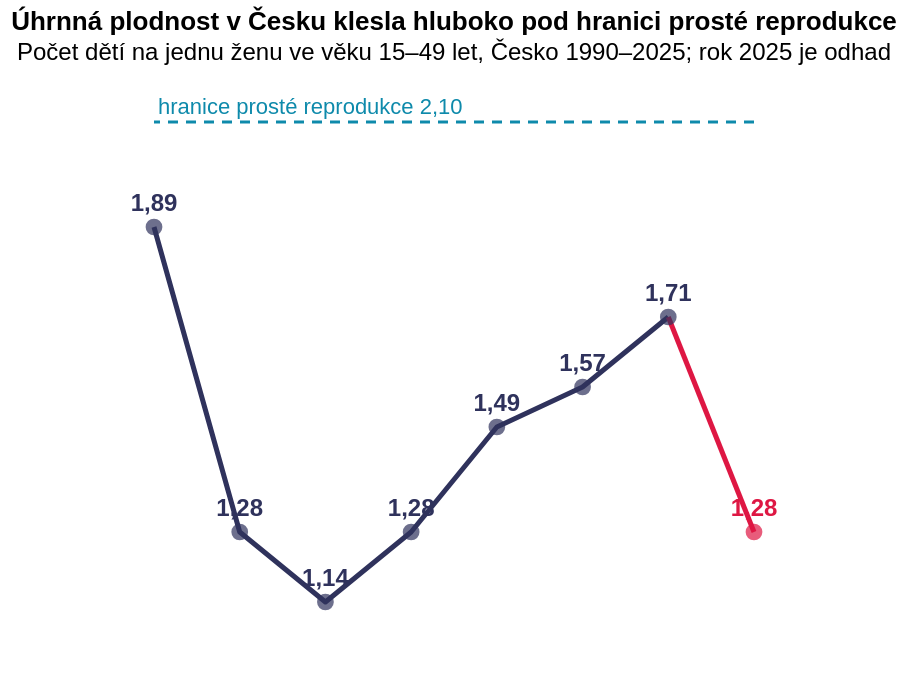

Vega-Lite specification for this chart:
### Vega-Lite specification from a JSON file in a GitHub repository (floating-point values rounded to 4 significant figures)
{"$schema": "https://vega.github.io/schema/vega-lite/v5.json", "title": {"text": "Úhrnná plodnost v Česku klesla hluboko pod hranici prosté reprodukce", "subtitle": "Počet dětí na jednu ženu ve věku 15–49 let, Česko 1990–2025; rok 2025 je odhad"}, "_source": "[ČSÚ, časové řady úhrnné plodnosti](https://csu.gov.cz/produkty/oby_cr); rok 2025 odhad (kulatý stůl Poslanecké sněmovny, 27. 4. 2026)", "height": 300, "data": {"values": [{"rok": 1990, "tfr": 1.89, "label": "1,89", "typ": "data", "predstava": "asi 19 dětí na 10 žen"}, {"rok": 1995, "tfr": 1.28, "label": "1,28", "typ": "data", "predstava": "zhruba 5 dětí na 4 ženy"}, {"rok": 2000, "tfr": 1.14, "label": "1,14", "typ": "data", "predstava": "asi 8 dětí na 7 žen"}, {"rok": 2005, "tfr": 1.28, "label": "1,28", "typ": "data", "predstava": "zhruba 5 dětí na 4 ženy"}, {"rok": 2010, "tfr": 1.49, "label": "1,49", "typ": "data", "predstava": "skoro 3 děti na 2 ženy"}, {"rok": 2015, "tfr": 1.57, "label": "1,57", "typ": "data", "predstava": "asi 11 dětí na 7 žen"}, {"rok": 2020, "tfr": 1.71, "label": "1,71", "typ": "data", "predstava": "asi 12 dětí na 7 žen"}, {"rok": 2025, "tfr": 1.28, "label": "1,28", "typ": "odhad", "predstava": "zhruba 5 dětí na 4 ženy"}]}, "layer": [{"data": {"values": [{}]}, "mark": {"type": "rule", "strokeDash": [5, 4], "stroke": "#0e8aab", "strokeWidth": 1.5}, "encoding": {"y": {"datum": 2.1, "type": "quantitative", "scale": {"domain": [1.0, 2.2]}}}}, {"data": {"values": [{}]}, "mark": {"type": "text", "align": "left", "dx": 2, "dy": -7, "color": "#0e8aab", "fontSize": 11}, "encoding": {"x": {"datum": 1990, "type": "quantitative", "scale": {"domain": [1990, 2025]}}, "y": {"datum": 2.1, "type": "quantitative", "scale": {"domain": [1.0, 2.2]}}, "text": {"value": "hranice prosté reprodukce 2,10"}}}, {"transform": [{"filter": "datum.rok <= 2020"}], "mark": {"type": "line", "stroke": "#2f325c", "strokeWidth": 2.5, "strokeJoin": "round"}, "encoding": {"x": {"field": "rok", "type": "quantitative", "title": null, "scale": {"domain": [1990, 2025], "nice": false}, "axis": {"format": "d", "values": [1990, 1995, 2000, 2005, 2010, 2015, 2020, 2025], "grid": false, "domain": false, "ticks": false, "labelAngle": 0}}, "y": {"field": "tfr", "type": "quantitative", "title": null, "scale": {"domain": [1.0, 2.2]}, "axis": {"grid": true, "gridColor": "#e8e8dc", "domain": false, "ticks": false, "values": [1.0, 1.3, 1.6, 1.9, 2.2], "format": ".1f"}}}}, {"transform": [{"filter": "datum.rok >= 2020"}], "mark": {"type": "line", "stroke": "#de1743", "strokeWidth": 2.5, "strokeJoin": "round"}, "encoding": {"x": {"field": "rok", "type": "quantitative", "scale": {"domain": [1990, 2025], "nice": false}, "axis": null}, "y": {"field": "tfr", "type": "quantitative", "scale": {"domain": [1.0, 2.2]}, "axis": null}}}, {"mark": {"type": "point", "filled": true, "size": 70}, "encoding": {"x": {"field": "rok", "type": "quantitative", "scale": {"domain": [1990, 2025], "nice": false}, "axis": null}, "y": {"field": "tfr", "type": "quantitative", "scale": {"domain": [1.0, 2.2]}, "axis": null}, "color": {"field": "typ", "type": "nominal", "scale": {"domain": ["data", "odhad"], "range": ["#2f325c", "#de1743"]}, "legend": null}, "tooltip": [{"field": "rok", "type": "quantitative", "title": "Rok", "format": "d"}, {"field": "label", "type": "nominal", "title": "Dětí na ženu"}, {"field": "predstava", "type": "nominal", "title": "Pro představu"}]}}, {"mark": {"type": "text", "dy": -12, "fontWeight": "bold", "fontSize": 12}, "encoding": {"x": {"field": "rok", "type": "quantitative", "scale": {"domain": [1990, 2025], "nice": false}, "axis": null}, "y": {"field": "tfr", "type": "quantitative", "scale": {"domain": [1.0, 2.2]}, "axis": null}, "text": {"field": "label"}, "color": {"field": "typ", "type": "nominal", "scale": {"domain": ["data", "odhad"], "range": ["#2f325c", "#de1743"]}, "legend": null}}}], "config": {"view": {"stroke": "transparent"}}}
